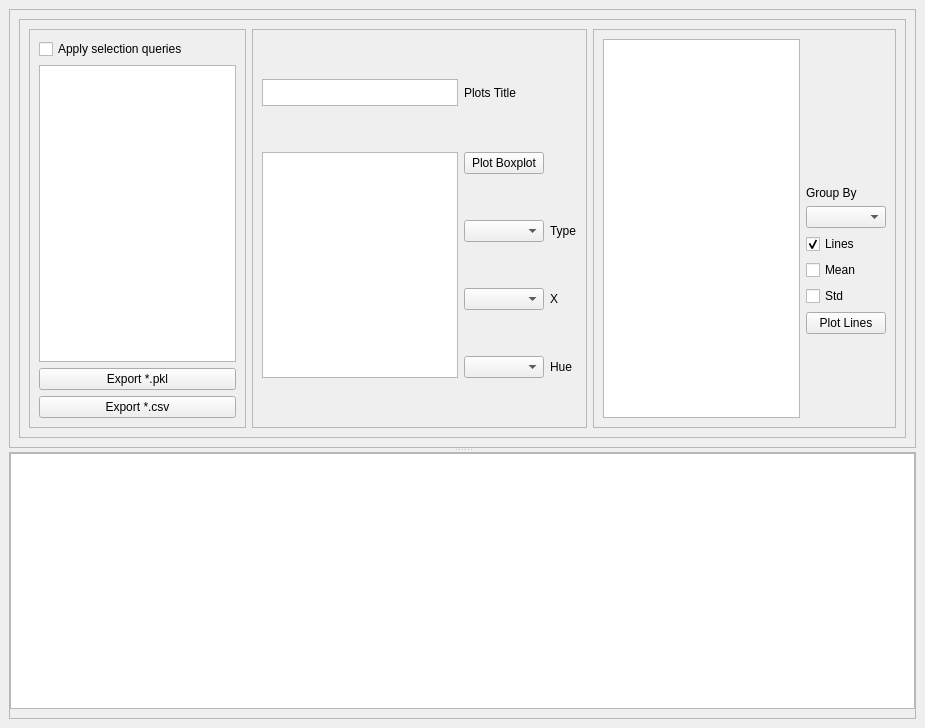
<?xml version="1.0" encoding="UTF-8"?>
<ui version="4.0">
 <class>FitCheck</class>
 <widget class="QMainWindow" name="FitCheck">
  <property name="geometry">
   <rect>
    <x>0</x>
    <y>0</y>
    <width>925</width>
    <height>728</height>
   </rect>
  </property>
  <property name="windowTitle">
   <string>MainWindow</string>
  </property>
  <widget class="QWidget" name="centralwidget">
   <layout class="QGridLayout" name="gridLayout_8">
    <item row="0" column="0">
     <widget class="QSplitter" name="splitter">
      <property name="orientation">
       <enum>Qt::Vertical</enum>
      </property>
      <widget class="QFrame" name="frame_6">
       <property name="frameShape">
        <enum>QFrame::StyledPanel</enum>
       </property>
       <property name="frameShadow">
        <enum>QFrame::Raised</enum>
       </property>
       <layout class="QHBoxLayout" name="horizontalLayout_2">
        <item>
         <widget class="QFrame" name="frame">
          <property name="frameShape">
           <enum>QFrame::StyledPanel</enum>
          </property>
          <property name="frameShadow">
           <enum>QFrame::Raised</enum>
          </property>
          <layout class="QHBoxLayout" name="horizontalLayout">
           <item>
            <widget class="QFrame" name="frame_7">
             <property name="frameShape">
              <enum>QFrame::StyledPanel</enum>
             </property>
             <property name="frameShadow">
              <enum>QFrame::Raised</enum>
             </property>
             <layout class="QVBoxLayout" name="verticalLayout_2">
              <item>
               <widget class="QCheckBox" name="ChckQueries">
                <property name="text">
                 <string>Apply selection queries</string>
                </property>
               </widget>
              </item>
              <item>
               <widget class="QTextEdit" name="TxtSelQueries">
                <property name="acceptRichText">
                 <bool>true</bool>
                </property>
               </widget>
              </item>
              <item>
               <widget class="QPushButton" name="ButExportPkl">
                <property name="text">
                 <string>Export *.pkl</string>
                </property>
               </widget>
              </item>
              <item>
               <widget class="QPushButton" name="ButExportCSV">
                <property name="text">
                 <string>Export *.csv</string>
                </property>
               </widget>
              </item>
             </layout>
            </widget>
           </item>
           <item>
            <widget class="QFrame" name="frame_3">
             <property name="frameShape">
              <enum>QFrame::StyledPanel</enum>
             </property>
             <property name="frameShadow">
              <enum>QFrame::Raised</enum>
             </property>
             <layout class="QGridLayout" name="gridLayout">
              <item row="2" column="1">
               <widget class="QComboBox" name="CmbBoxType"/>
              </item>
              <item row="1" column="1">
               <widget class="QPushButton" name="ButBoxPlot">
                <property name="text">
                 <string>Plot Boxplot</string>
                </property>
               </widget>
              </item>
              <item row="4" column="2">
               <widget class="QLabel" name="label_3">
                <property name="text">
                 <string>Hue</string>
                </property>
               </widget>
              </item>
              <item row="3" column="2">
               <widget class="QLabel" name="label">
                <property name="text">
                 <string>X</string>
                </property>
               </widget>
              </item>
              <item row="4" column="1">
               <widget class="QComboBox" name="CmbBoxHue"/>
              </item>
              <item row="3" column="1">
               <widget class="QComboBox" name="CmbBoxX"/>
              </item>
              <item row="2" column="2">
               <widget class="QLabel" name="label_4">
                <property name="text">
                 <string>Type</string>
                </property>
               </widget>
              </item>
              <item row="1" column="0" rowspan="4">
               <widget class="QListWidget" name="LstBoxYPars">
                <property name="selectionMode">
                 <enum>QAbstractItemView::ExtendedSelection</enum>
                </property>
                <property name="layoutMode">
                 <enum>QListView::SinglePass</enum>
                </property>
                <property name="viewMode">
                 <enum>QListView::ListMode</enum>
                </property>
               </widget>
              </item>
              <item row="0" column="0">
               <widget class="QTextEdit" name="TxtTitleName">
                <property name="sizePolicy">
                 <sizepolicy hsizetype="Expanding" vsizetype="Fixed">
                  <horstretch>0</horstretch>
                  <verstretch>0</verstretch>
                 </sizepolicy>
                </property>
                <property name="minimumSize">
                 <size>
                  <width>0</width>
                  <height>27</height>
                 </size>
                </property>
                <property name="maximumSize">
                 <size>
                  <width>16777215</width>
                  <height>27</height>
                 </size>
                </property>
               </widget>
              </item>
              <item row="0" column="1">
               <widget class="QLabel" name="label_5">
                <property name="text">
                 <string>Plots Title</string>
                </property>
               </widget>
              </item>
             </layout>
            </widget>
           </item>
           <item>
            <widget class="QFrame" name="frame_2">
             <property name="frameShape">
              <enum>QFrame::StyledPanel</enum>
             </property>
             <property name="frameShadow">
              <enum>QFrame::Raised</enum>
             </property>
             <layout class="QGridLayout" name="gridLayout_2">
              <item row="3" column="1">
               <widget class="QLabel" name="label_2">
                <property name="text">
                 <string>Group By</string>
                </property>
                <property name="alignment">
                 <set>Qt::AlignBottom|Qt::AlignLeading|Qt::AlignLeft</set>
                </property>
               </widget>
              </item>
              <item row="5" column="1">
               <widget class="QCheckBox" name="CheckLines">
                <property name="text">
                 <string>Lines</string>
                </property>
                <property name="checked">
                 <bool>true</bool>
                </property>
               </widget>
              </item>
              <item row="2" column="0" rowspan="8">
               <widget class="QListWidget" name="LstLinesPars">
                <property name="selectionMode">
                 <enum>QAbstractItemView::ExtendedSelection</enum>
                </property>
                <property name="layoutMode">
                 <enum>QListView::SinglePass</enum>
                </property>
                <property name="viewMode">
                 <enum>QListView::ListMode</enum>
                </property>
               </widget>
              </item>
              <item row="8" column="1">
               <widget class="QPushButton" name="ButPlotVect">
                <property name="text">
                 <string>Plot Lines</string>
                </property>
               </widget>
              </item>
              <item row="6" column="1">
               <widget class="QCheckBox" name="CheckLinesMean">
                <property name="text">
                 <string>Mean</string>
                </property>
               </widget>
              </item>
              <item row="4" column="1">
               <widget class="QComboBox" name="CmbLinesGroup"/>
              </item>
              <item row="7" column="1">
               <widget class="QCheckBox" name="CheckLinesStd">
                <property name="text">
                 <string>Std</string>
                </property>
               </widget>
              </item>
             </layout>
            </widget>
           </item>
          </layout>
         </widget>
        </item>
       </layout>
      </widget>
      <widget class="QFrame" name="frame_5">
       <property name="frameShape">
        <enum>QFrame::StyledPanel</enum>
       </property>
       <property name="frameShadow">
        <enum>QFrame::Raised</enum>
       </property>
       <layout class="QVBoxLayout" name="verticalLayout_11">
        <property name="spacing">
         <number>0</number>
        </property>
        <property name="leftMargin">
         <number>0</number>
        </property>
        <property name="topMargin">
         <number>0</number>
        </property>
        <property name="rightMargin">
         <number>0</number>
        </property>
        <item>
         <widget class="QTableView" name="TblData">
          <property name="minimumSize">
           <size>
            <width>250</width>
            <height>0</height>
           </size>
          </property>
          <property name="selectionMode">
           <enum>QAbstractItemView::ExtendedSelection</enum>
          </property>
          <property name="sortingEnabled">
           <bool>true</bool>
          </property>
         </widget>
        </item>
       </layout>
      </widget>
     </widget>
    </item>
   </layout>
  </widget>
 </widget>
 <resources/>
 <connections/>
</ui>
